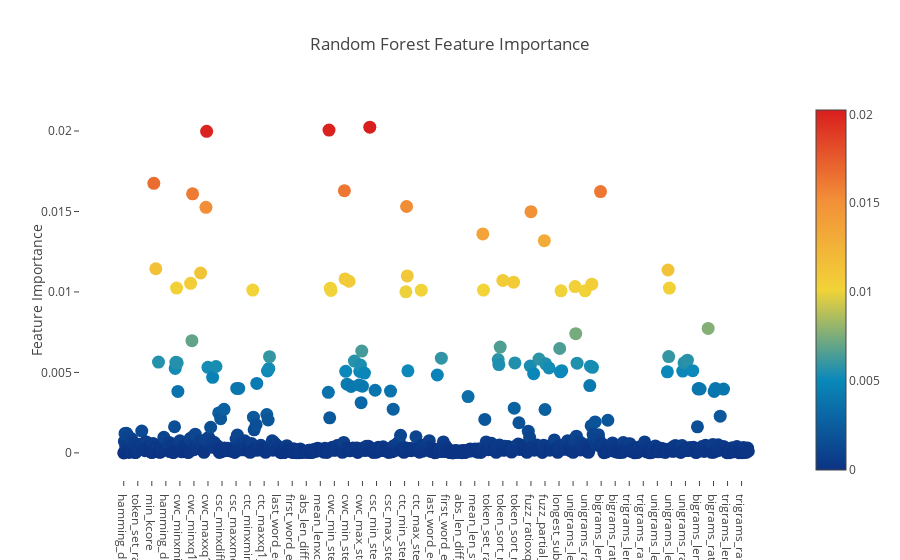

The notebook cell saved with this chart:
### Code cell
from sklearn.ensemble import RandomForestClassifier
rf = RandomForestClassifier(n_estimators=150, max_depth=15, min_samples_leaf=5, max_features=10, n_jobs=-1, random_state=0)
rf.fit(X_train_all,Y)
features = np.concatenate((train_groupe_1.columns.values ,train_groupe_2.columns.values ,train_groupe_3.columns.values,train_groupe_4.columns.values,C_train.columns.values))
print("----- Training Done -----Printing Score")
print(rf.score(X_train_all,Y))
# Scatter plot 
fi(rf,'Random Forest')

### Figure 1 — Plotly figure (JSON) as saved in the notebook; plotly's stock layout.template omitted (floating-point values rounded to 4 significant figures; data arrays with more than 128 entries replaced by an {"elided": "..."} marker saying what was removed)
{"data": [{"marker": {"color": {"elided": "948 float values"}, "colorscale": "Portland", "showscale": true, "size": 13, "sizemode": "diameter", "sizeref": 1}, "mode": "markers", "text": {"elided": "935 str values"}, "type": "scatter", "x": {"elided": "935 str values"}, "y": {"elided": "948 float values"}}], "layout": {"autosize": true, "hovermode": "closest", "showlegend": false, "title": "Random Forest Feature Importance", "xaxis": {"showgrid": false, "showline": false, "ticklen": 5, "zeroline": false}, "yaxis": {"gridwidth": 2, "showgrid": false, "ticklen": 5, "title": "Feature Importance", "zeroline": false}}}
